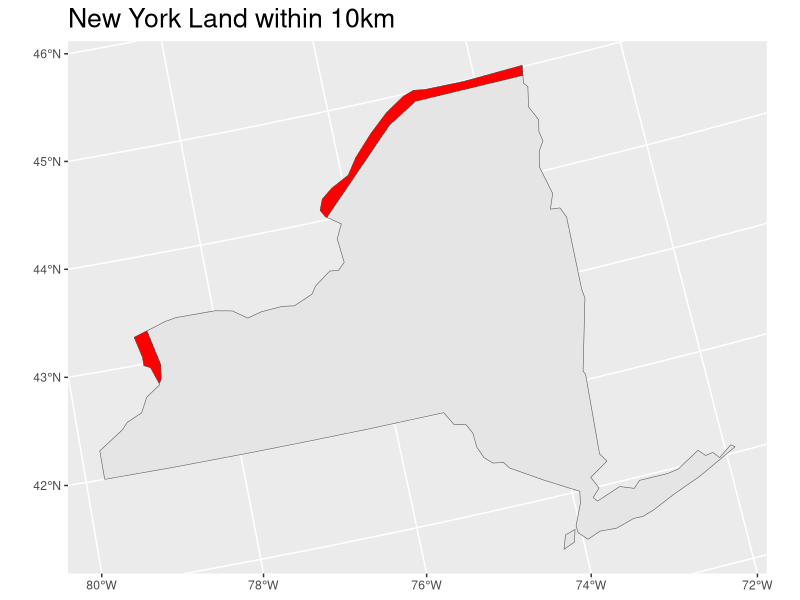

The R source for this figure:
library(spData)
library(sf)
library(tidyverse)
library(units)

data(world)
data(us_states)

albers="+proj=aea +lat_1=29.5 +lat_2=45.5 +lat_0=37.5 +lon_0=-96 +x_0=0 +y_0=0 +ellps=GRS80 +datum=NAD83 +units=m +no_defs"
canada <- world %>% 
  st_transform(albers) %>% 
  filter(name_long == "Canada")

canada_buffer <- st_buffer(canada[7], 10000)

new_york <- us_states %>%
  st_transform(albers) %>%
  filter(NAME == "New York")

new_york_area <- new_york[4]

border <-
  st_intersection(canada_buffer, new_york_area)

plot_new_york_buffer <- ggplot() + 
  geom_sf(data = new_york[1]) + 
  geom_sf(data = border, fill = "red") + 
  labs(title = "New York Land within 10km") + 
  theme(title = element_text(size = 16))
  


st_area(border) %>% 
  set_units(km^2)
